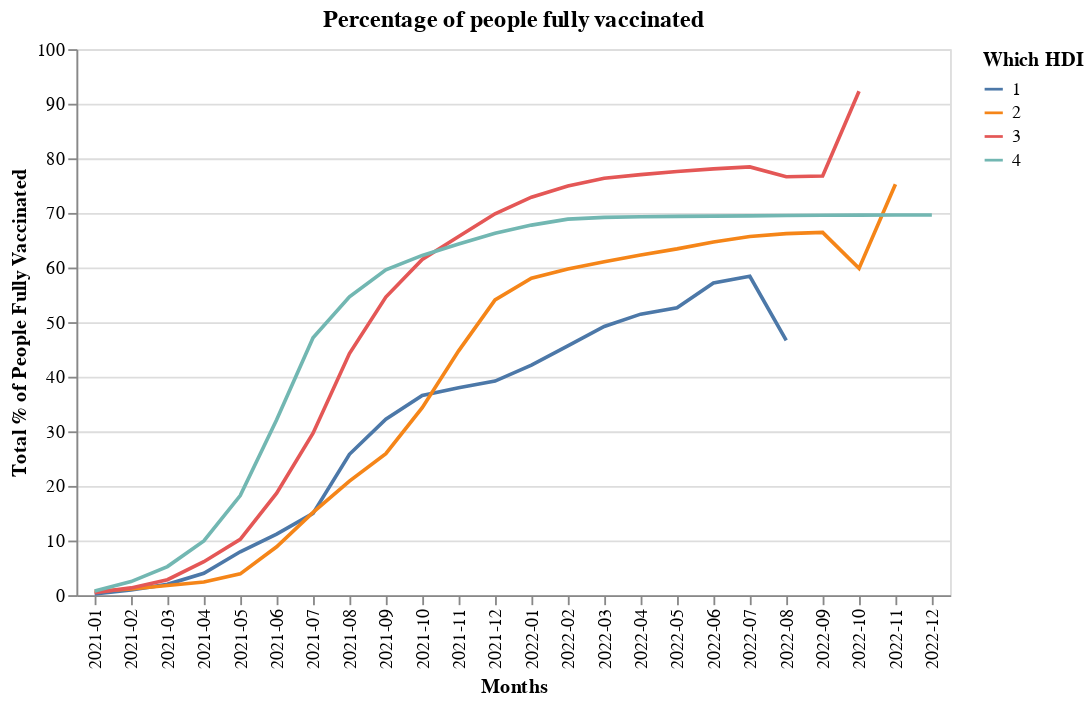

The notebook cell this image was saved under:
### Code cell
#@title Comparison 4
selection = alt.selection_multi(fields=['Which HDI'],bind=('legend'))

visualisation4 = alt.Chart(People_fully_vaccinatednew).mark_line().encode(
    x=alt.X('Months'),
    y='Total % of People Fully Vaccinated',
    color = 'Which HDI:N',
    opacity=alt.condition(selection, alt.value(1), alt.value(0.2))
).add_selection(
    selection
).properties(title='Percentage of people fully vaccinated')
visualisation4

### Figure 1 — Vega-Lite specification as saved in the notebook (floating-point values rounded to 4 significant figures)
{"config": {"view": {"continuousWidth": 400, "continuousHeight": 300}}, "data": {"name": "data-7281b66b98734ddf57b5db9692766fb3"}, "mark": "line", "encoding": {"color": {"field": "Which HDI", "type": "nominal"}, "opacity": {"condition": {"value": 1, "selection": "selector004"}, "value": 0.2}, "x": {"field": "Months", "type": "nominal"}, "y": {"field": "Total % of People Fully Vaccinated", "type": "quantitative"}}, "selection": {"selector004": {"type": "multi", "fields": ["Which HDI"], "bind": "legend"}}, "title": "Percentage of people fully vaccinated", "$schema": "https://vega.github.io/schema/vega-lite/v4.17.0.json", "datasets": {"data-7281b66b98734ddf57b5db9692766fb3": [{"Months": "2021-01", "Total % of People Fully Vaccinated": 0.2004, "Which HDI": 1}, {"Months": "2021-02", "Total % of People Fully Vaccinated": 0.9382, "Which HDI": 1}, {"Months": "2021-03", "Total % of People Fully Vaccinated": 1.976, "Which HDI": 1}, {"Months": "2021-04", "Total % of People Fully Vaccinated": 4.007, "Which HDI": 1}, {"Months": "2021-05", "Total % of People Fully Vaccinated": 7.94, "Which HDI": 1}, {"Months": "2021-06", "Total % of People Fully Vaccinated": 11.17, "Which HDI": 1}, {"Months": "2021-07", "Total % of People Fully Vaccinated": 14.97, "Which HDI": 1}, {"Months": "2021-08", "Total % of People Fully Vaccinated": 25.8, "Which HDI": 1}, {"Months": "2021-09", "Total % of People Fully Vaccinated": 32.23, "Which HDI": 1}, {"Months": "2021-10", "Total % of People Fully Vaccinated": 36.59, "Which HDI": 1}, {"Months": "2021-11", "Total % of People Fully Vaccinated": 37.99, "Which HDI": 1}, {"Months": "2021-12", "Total % of People Fully Vaccinated": 39.21, "Which HDI": 1}, {"Months": "2022-01", "Total % of People Fully Vaccinated": 42.13, "Which HDI": 1}, {"Months": "2022-02", "Total % of People Fully Vaccinated": 45.66, "Which HDI": 1}, {"Months": "2022-03", "Total % of People Fully Vaccinated": 49.2, "Which HDI": 1}, {"Months": "2022-04", "Total % of People Fully Vaccinated": 51.46, "Which HDI": 1}, {"Months": "2022-05", "Total % of People Fully Vaccinated": 52.62, "Which HDI": 1}, {"Months": "2022-06", "Total % of People Fully Vaccinated": 57.16, "Which HDI": 1}, {"Months": "2022-07", "Total % of People Fully Vaccinated": 58.4, "Which HDI": 1}, {"Months": "2022-08", "Total % of People Fully Vaccinated": 46.66, "Which HDI": 1}, {"Months": "2022-09", "Total % of People Fully Vaccinated": null, "Which HDI": 1}, {"Months": "2022-10", "Total % of People Fully Vaccinated": null, "Which HDI": 1}, {"Months": "2022-11", "Total % of People Fully Vaccinated": null, "Which HDI": 1}, {"Months": "2022-12", "Total % of People Fully Vaccinated": null, "Which HDI": 1}, {"Months": "2021-01", "Total % of People Fully Vaccinated": 0.6611, "Which HDI": 2}, {"Months": "2021-02", "Total % of People Fully Vaccinated": 1.132, "Which HDI": 2}, {"Months": "2021-03", "Total % of People Fully Vaccinated": 1.773, "Which HDI": 2}, {"Months": "2021-04", "Total % of People Fully Vaccinated": 2.395, "Which HDI": 2}, {"Months": "2021-05", "Total % of People Fully Vaccinated": 3.901, "Which HDI": 2}, {"Months": "2021-06", "Total % of People Fully Vaccinated": 8.866, "Which HDI": 2}, {"Months": "2021-07", "Total % of People Fully Vaccinated": 15.16, "Which HDI": 2}, {"Months": "2021-08", "Total % of People Fully Vaccinated": 20.89, "Which HDI": 2}, {"Months": "2021-09", "Total % of People Fully Vaccinated": 25.9, "Which HDI": 2}, {"Months": "2021-10", "Total % of People Fully Vaccinated": 34.34, "Which HDI": 2}, {"Months": "2021-11", "Total % of People Fully Vaccinated": 44.74, "Which HDI": 2}, {"Months": "2021-12", "Total % of People Fully Vaccinated": 54.08, "Which HDI": 2}, {"Months": "2022-01", "Total % of People Fully Vaccinated": 58.03, "Which HDI": 2}, {"Months": "2022-02", "Total % of People Fully Vaccinated": 59.72, "Which HDI": 2}, {"Months": "2022-03", "Total % of People Fully Vaccinated": 61.05, "Which HDI": 2}, {"Months": "2022-04", "Total % of People Fully Vaccinated": 62.3, "Which HDI": 2}, {"Months": "2022-05", "Total % of People Fully Vaccinated": 63.41, "Which HDI": 2}, {"Months": "2022-06", "Total % of People Fully Vaccinated": 64.69, "Which HDI": 2}, {"Months": "2022-07", "Total % of People Fully Vaccinated": 65.68, "Which HDI": 2}, {"Months": "2022-08", "Total % of People Fully Vaccinated": 66.21, "Which HDI": 2}, {"Months": "2022-09", "Total % of People Fully Vaccinated": 66.45, "Which HDI": 2}, {"Months": "2022-10", "Total % of People Fully Vaccinated": 59.84, "Which HDI": 2}, {"Months": "2022-11", "Total % of People Fully Vaccinated": 75.26, "Which HDI": 2}, {"Months": "2022-12", "Total % of People Fully Vaccinated": null, "Which HDI": 2}, {"Months": "2021-01", "Total % of People Fully Vaccinated": 0.4604, "Which HDI": 3}, {"Months": "2021-02", "Total % of People Fully Vaccinated": 1.324, "Which HDI": 3}, {"Months": "2021-03", "Total % of People Fully Vaccinated": 2.829, "Which HDI": 3}, {"Months": "2021-04", "Total % of People Fully Vaccinated": 6.129, "Which HDI": 3}, {"Months": "2021-05", "Total % of People Fully Vaccinated": 10.23, "Which HDI": 3}, {"Months": "2021-06", "Total % of People Fully Vaccinated": 18.67, "Which HDI": 3}, {"Months": "2021-07", "Total % of People Fully Vaccinated": 29.65, "Which HDI": 3}, {"Months": "2021-08", "Total % of People Fully Vaccinated": 44.24, "Which HDI": 3}, {"Months": "2021-09", "Total % of People Fully Vaccinated": 54.59, "Which HDI": 3}, {"Months": "2021-10", "Total % of People Fully Vaccinated": 61.5, "Which HDI": 3}, {"Months": "2021-11", "Total % of People Fully Vaccinated": 65.68, "Which HDI": 3}, {"Months": "2021-12", "Total % of People Fully Vaccinated": 69.85, "Which HDI": 3}, {"Months": "2022-01", "Total % of People Fully Vaccinated": 72.89, "Which HDI": 3}, {"Months": "2022-02", "Total % of People Fully Vaccinated": 74.94, "Which HDI": 3}, {"Months": "2022-03", "Total % of People Fully Vaccinated": 76.36, "Which HDI": 3}, {"Months": "2022-04", "Total % of People Fully Vaccinated": 77.02, "Which HDI": 3}, {"Months": "2022-05", "Total % of People Fully Vaccinated": 77.6, "Which HDI": 3}, {"Months": "2022-06", "Total % of People Fully Vaccinated": 78.08, "Which HDI": 3}, {"Months": "2022-07", "Total % of People Fully Vaccinated": 78.42, "Which HDI": 3}, {"Months": "2022-08", "Total % of People Fully Vaccinated": 76.63, "Which HDI": 3}, {"Months": "2022-09", "Total % of People Fully Vaccinated": 76.76, "Which HDI": 3}, {"Months": "2022-10", "Total % of People Fully Vaccinated": 92.29, "Which HDI": 3}, {"Months": "2022-11", "Total % of People Fully Vaccinated": null, "Which HDI": 3}, {"Months": "2022-12", "Total % of People Fully Vaccinated": null, "Which HDI": 3}, {"Months": "2021-01", "Total % of People Fully Vaccinated": 0.7699, "Which HDI": 4}, {"Months": "2021-02", "Total % of People Fully Vaccinated": 2.479, "Which HDI": 4}, {"Months": "2021-03", "Total % of People Fully Vaccinated": 5.232, "Which HDI": 4}, {"Months": "2021-04", "Total % of People Fully Vaccinated": 9.938, "Which HDI": 4}, {"Months": "2021-05", "Total % of People Fully Vaccinated": 18.24, "Which HDI": 4}, {"Months": "2021-06", "Total % of People Fully Vaccinated": 32.12, "Which HDI": 4}, {"Months": "2021-07", "Total % of People Fully Vaccinated": 47.13, "Which HDI": 4}, {"Months": "2021-08", "Total % of People Fully Vaccinated": 54.62, "Which HDI": 4}, {"Months": "2021-09", "Total % of People Fully Vaccinated": 59.57, "Which HDI": 4}, {"Months": "2021-10", "Total % of People Fully Vaccinated": 62.22, "Which HDI": 4}, {"Months": "2021-11", "Total % of People Fully Vaccinated": 64.33, "Which HDI": 4}, {"Months": "2021-12", "Total % of People Fully Vaccinated": 66.29, "Which HDI": 4}, {"Months": "2022-01", "Total % of People Fully Vaccinated": 67.78, "Which HDI": 4}, {"Months": "2022-02", "Total % of People Fully Vaccinated": 68.87, "Which HDI": 4}, {"Months": "2022-03", "Total % of People Fully Vaccinated": 69.19, "Which HDI": 4}, {"Months": "2022-04", "Total % of People Fully Vaccinated": 69.3, "Which HDI": 4}, {"Months": "2022-05", "Total % of People Fully Vaccinated": 69.38, "Which HDI": 4}, {"Months": "2022-06", "Total % of People Fully Vaccinated": 69.43, "Which HDI": 4}, {"Months": "2022-07", "Total % of People Fully Vaccinated": 69.47, "Which HDI": 4}, {"Months": "2022-08", "Total % of People Fully Vaccinated": 69.53, "Which HDI": 4}, {"Months": "2022-09", "Total % of People Fully Vaccinated": 69.57, "Which HDI": 4}, {"Months": "2022-10", "Total % of People Fully Vaccinated": 69.6, "Which HDI": 4}, {"Months": "2022-11", "Total % of People Fully Vaccinated": 69.62, "Which HDI": 4}, {"Months": "2022-12", "Total % of People Fully Vaccinated": 69.63, "Which HDI": 4}]}}
